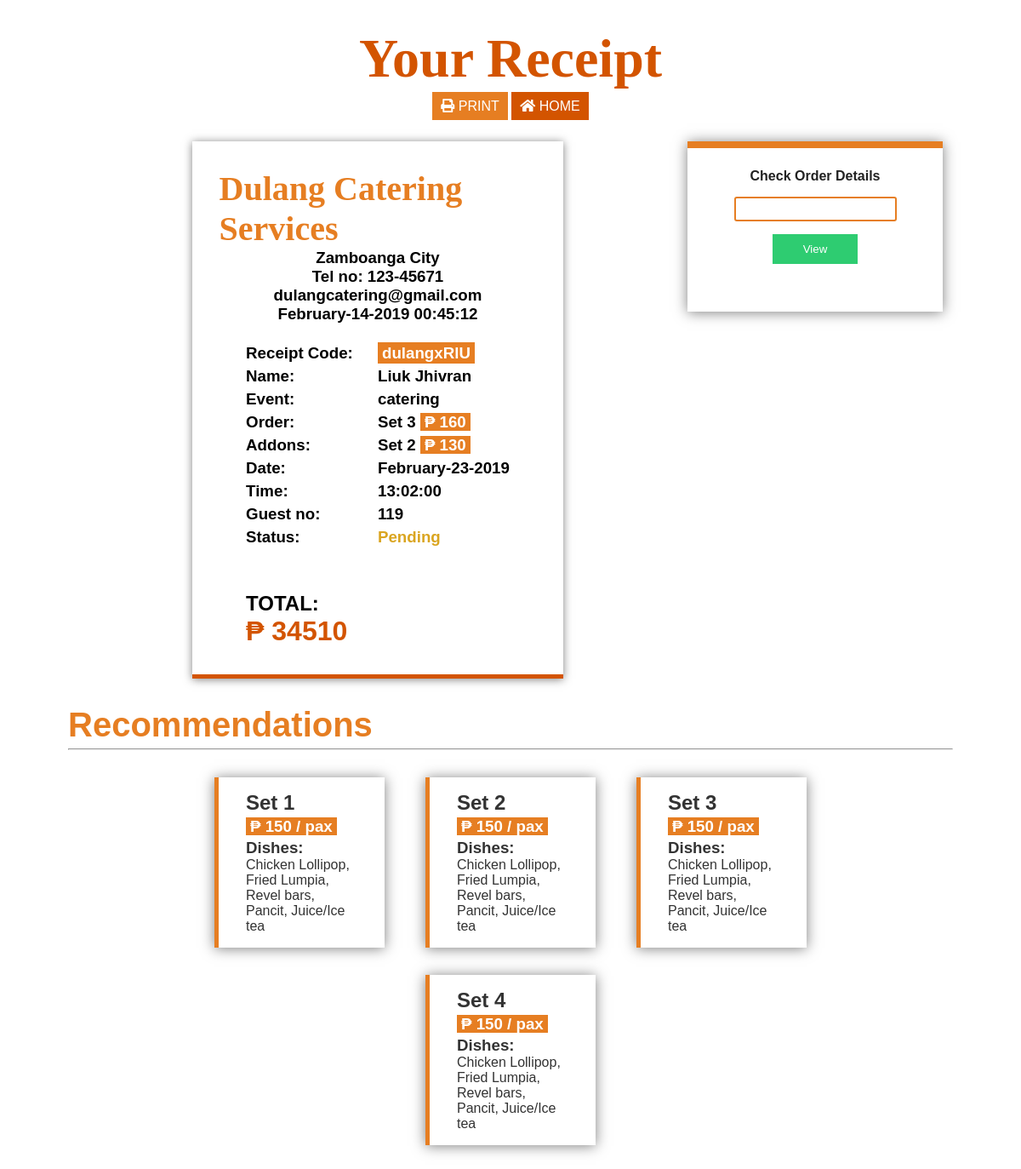
The app's page /dist/checkout.php?code=dulangxRlU (signed in) with its own data.
### tables this page shows
CREATE TABLE `reciept` (
  `r_id` int(11) NOT NULL AUTO_INCREMENT,
  `user_id` int(11) DEFAULT NULL,
  `event` tinytext,
  `event_date` date DEFAULT NULL,
  `event_time` time DEFAULT NULL,
  `menu` tinytext,
  `menu_price` double DEFAULT NULL,
  `addon` tinytext,
  `addon_price` double DEFAULT NULL,
  `no_guest` double DEFAULT NULL,
  `datenow` timestamp NOT NULL DEFAULT CURRENT_TIMESTAMP ON UPDATE CURRENT_TIMESTAMP,
  `event_location` mediumtext,
  `total` double DEFAULT NULL,
  `status` tinytext,
  `r_code` tinytext,
  PRIMARY KEY (`r_id`)
);

### dist/checkout.php (the view, shortened to what this page needs)
<?php
if(isset($_SESSION['userId'])){
    if(isset($_GET['code'])){
        require ('scripts/database/db.php');
        $code = $_GET['code'];
        $id = $_SESSION['userId'];
        $query = "SELECT * from reciept WHERE r_code = '$code' AND user_id = '$id'";
        if($result = mysqli_query($conn, $query)){
            $row = mysqli_fetch_assoc($result);
        }else{
            echo 'Error: ' . mysqli_error($conn);
        }
    } else{
        header('Location: index.php');
    }
} else {
    header('Location: login.php');
}
?>
<!DOCTYPE html>
<html lang="en">
<head>
    <link rel="stylesheet" href="css/main.css">
    <link rel="stylesheet" href="css/all.min.css">
</head>
<body id="checkout">
    <div class="c-wrapper">
        <h1 class="checkout-title">Your Receipt</h1>
        <div class="btns">
        <a href="#" target="_blank" class="btn-print"><i class="fas fa-print"></i> Print</a>
        <a href="index.php"  class="btn-home"><i class="fas fa-home"></i> Home</a>
        </div>
        <div class="components">
          <div class="reciept-bg">
            <div class="reciept">
                <div class="reciept-info">
                    <h1 class="r-title">Dulang Catering Services</h1>
                    <h3 class="r-place">Zamboanga City</h3>
                    <h3 class="r-number">Tel no: 123-45671</h3>
                    <h3 class="r-email">dulangcatering@gmail.com</h3>
                    <h3 class="r-date"><?php echo date('F-d-Y H:i:s', strtotime($row['datenow'])); ?></h3>
                </div>
                <div class="user-info">
                    <div class="user-placeholder">
                    <h3>Receipt Code:</h3>
                    <h3>Name:</h3>
                    <h3>Event:</h3>
                    <h3>Order: </h3>
                    <h3>Addons: </h3>
                    <h3>Date: </h3>
                    <h3>Time: </h3>
                    <h3>Guest no: </h3>
                    <h3>Status: </h3>
                    </div>
                    <div class="user-value">
                    <h3 class="u-code"><span class="code"><?php echo $row['r_code']; ?></span></h3>
                    <h3 class="u-name"><?php echo $_SESSION['name']; ?></h3>
                    <h3 class="u-event"><?php echo $row['event']; ?></h3>
                    <h3 class="u-order"><?php echo $row['menu']; ?> <span class="price">₱ <?php echo $row['menu_price']; ?></span></h3>
                    <h3 class="u-addons"><?php echo $row['addon']; ?> <span class="price">₱ <?php echo $row['addon_price']; ?></span></h3>
                    <h3 class="u-date"><?php echo date('F-d-Y', strtotime($row['event_date']));?></h3>
                    <h3 class="u-time"><?php echo $row['event_time']; ?></h3>
                    <h3 class="u-guest"><?php echo $row['no_guest']; ?></h3>
                    <h3 class="u-status"><?php echo $row['status']; ?></h3>
                    </div>
                    <div class="total-info">
                        <div class="total-placeholder">
                            <h2>TOTAL:</h2>
                        </div>
                        <div class="total-value">
                        <h1 class="t-amount">₱ <?php echo $row['total']; ?></h1>
                        </div>
                    </div>
                </div>
            </div>
            </div>
            <div class="information">
                <div class="info-order">
                    <form action="#">
                        <label for="order_id">Check Order Details</label>
                        <input type="text" name="order_id"  id="order">
                        <button class="btn-green" type="submit">View</button>
                    </form>
                </div>
            </div>
            <div class="addons">
                <div class="dish-name">
                    <h1 class="addons-title">Recommendations</h1>
                    <hr>
                </div>
                <div class="dishes">
                    <label class="addons-list -catering">
                        <h2 class="addon-title">Set 1</h2>
                        <h3 class="addon-price"><span class="amount">₱ 150 / pax</span></h3>
                        <h3 class="menu-dishes">Dishes: </h3>
                        <p class="menu-dish">Chicken Lollipop, Fried Lumpia, Revel bars, Pancit, Juice/Ice tea</p>
                    </label>
                    <label class="addons-list -catering">
                        <h2 class="addon-title">Set 2</h2>
                        <h3 class="addon-price"><span class="amount">₱ 150 / pax</span></h3>
                        <h3 class="menu-dishes">Dishes: </h3>
                        <p class="menu-dish">Chicken Lollipop, Fried Lumpia, Revel bars, Pancit, Juice/Ice tea</p>
                    </label>
                    <label class="addons-list -catering">
                        <h2 class="addon-title">Set 3</h2>
                        <h3 class="addon-price"><span class="amount">₱ 150 / pax</span></h3>
                        <h3 class="menu-dishes">Dishes: </h3>
                        <p class="menu-dish">Chicken Lollipop, Fried Lumpia, Revel bars, Pancit, Juice/Ice tea</p>
                    </label>
                    <label class="addons-list -catering">
                        <h2 class="addon-title">Set 4</h2>
                        <h3 class="addon-price"><span class="amount">₱ 150 / pax</span></h3>
                        <h3 class="menu-dishes">Dishes: </h3>
                        <p class="menu-dish">Chicken Lollipop, Fried Lumpia, Revel bars, Pancit, Juice/Ice tea</p>
                    </label>
                </div>
            </div>
         </div>
    </div>
</body>
</html>

### records on screen
reciept: datenow "February-14-2019 00:45:12", r_code "dulangxRlU", event "catering", menu "Set 3", menu_price "160", addon "Set 2", addon_price "130", event_date "February-23-2019", event_time "13:02:00", no_guest "119", status "Pending", total "34510"

### other values on screen
$_SESSION['name'] "Liuk Jhivran"
